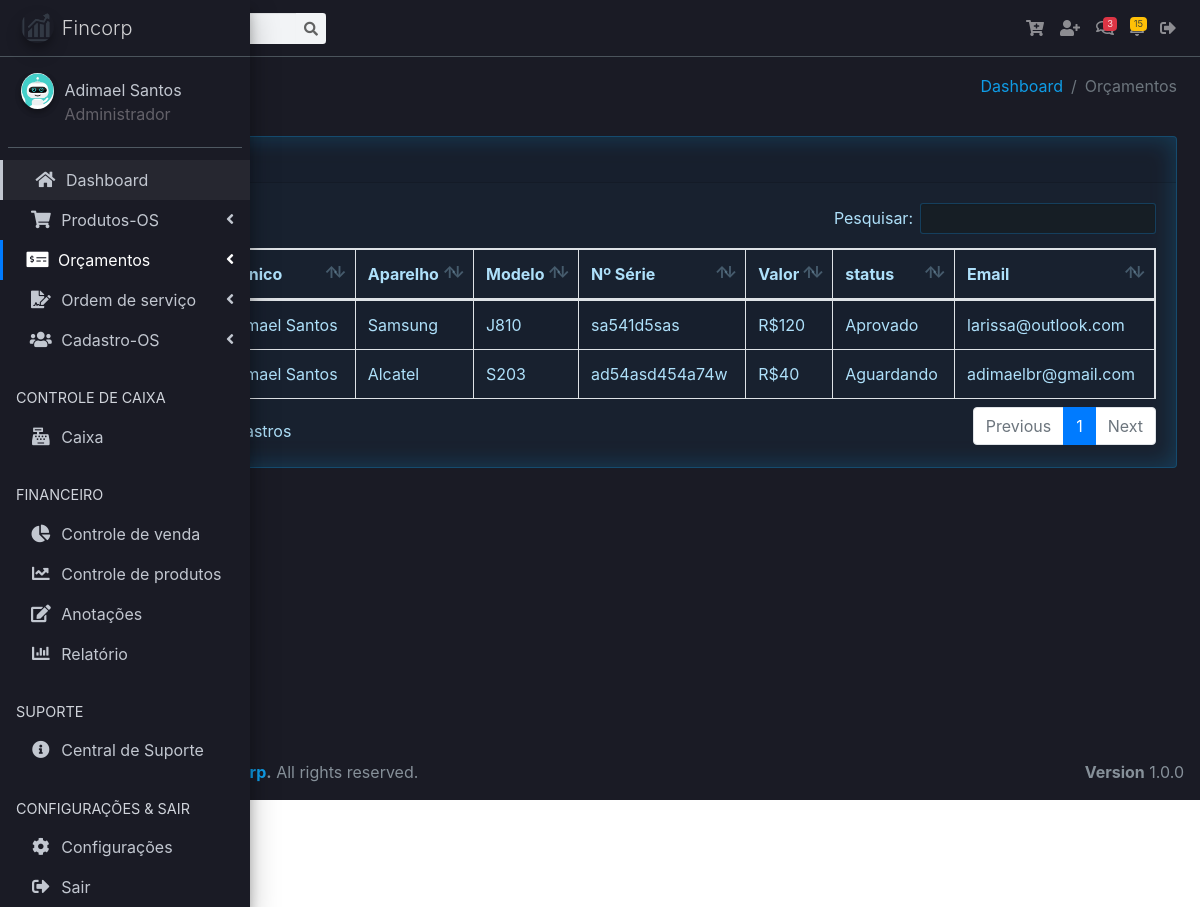
/vv/rel_orcamentos.php (signed in), run on an earlier commit of the app's database.
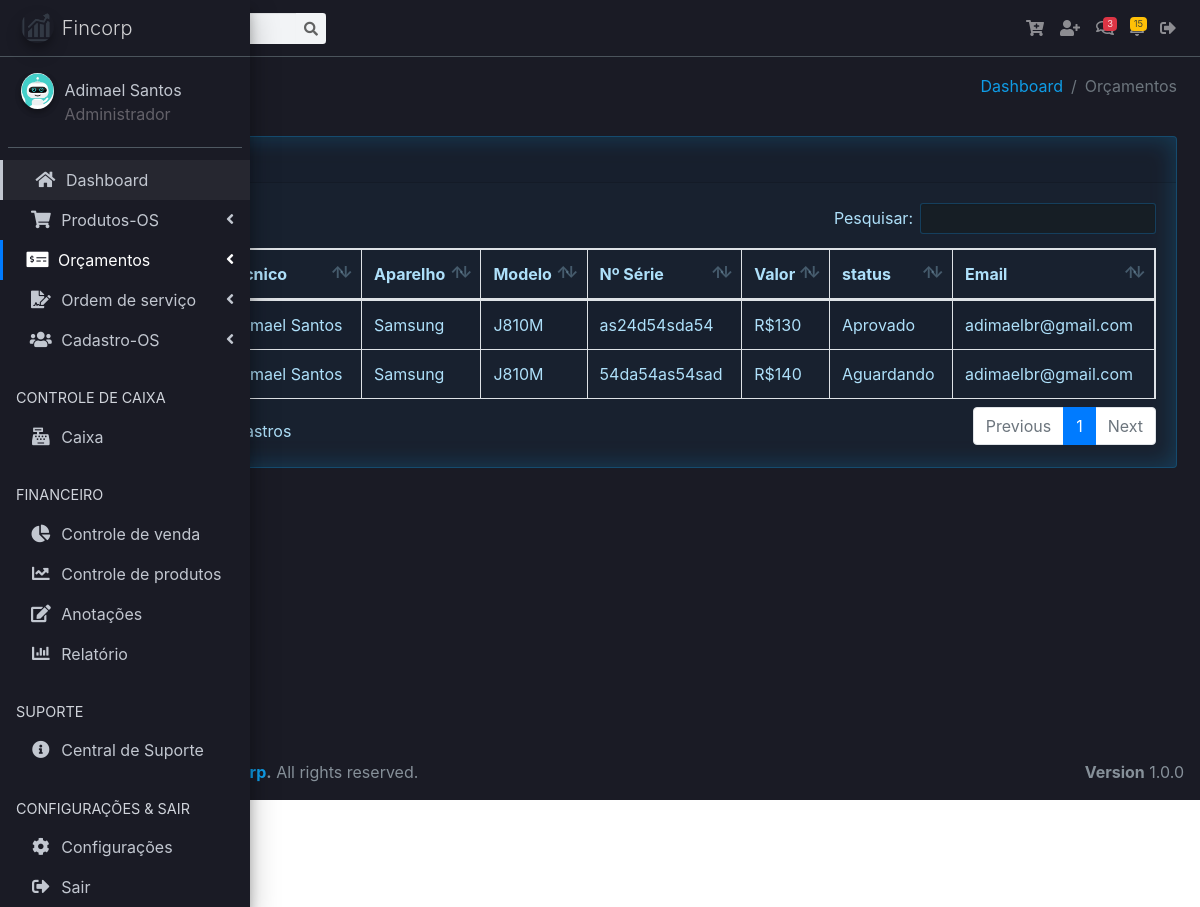
And on a later commit of the database.
### tables this page shows
CREATE TABLE `tb_orcamentos` (
  `id` int(11) NOT NULL,
  `id_user` int(11) NOT NULL,
  `id_cliente` int(11) NOT NULL,
  `tecnico` varchar(32) NOT NULL,
  `aparelho` varchar(32) NOT NULL,
  `serie` varchar(30) DEFAULT NULL,
  `modelo` varchar(32) NOT NULL,
  `defeito` varchar(255) NOT NULL,
  `laudo` varchar(255) DEFAULT NULL,
  `obs` varchar(255) DEFAULT NULL,
  `valor_servico` decimal(10,2) DEFAULT NULL,
  `peca1` varchar(32) DEFAULT NULL,
  `valor_peca1` decimal(10,2) DEFAULT NULL,
  `peca2` varchar(32) DEFAULT NULL,
  `valor_peca2` decimal(10,2) DEFAULT NULL,
  `desconto` decimal(10,2) DEFAULT NULL,
  `total` decimal(10,2) NOT NULL,
  `valor_total` decimal(10,2) DEFAULT NULL,
  `pagamento` varchar(32) DEFAULT NULL,
  `data_abertura` date DEFAULT NULL,
  `data_geracao` date DEFAULT NULL,
  `status` varchar(32) NOT NULL,
  `data_aprovacao` date NOT NULL
);

CREATE TABLE `tb_clientes` (
  `id_cliente` int(11) NOT NULL,
  `id_user` int(11) NOT NULL,
  `nome` varchar(32) NOT NULL,
  `cpf` varchar(20) NOT NULL,
  `endereco` varchar(128) NOT NULL,
  `cidade` varchar(45) NOT NULL,
  `estado` varchar(20) NOT NULL,
  `cep` varchar(20) NOT NULL,
  `telefone` varchar(45) NOT NULL,
  `email` varchar(100) DEFAULT NULL,
  `dt_registro` timestamp NOT NULL DEFAULT current_timestamp()
);

### vv/rel_orcamentos.php (the view, shortened to what this page needs)
<?php
require_once("header.php");
?>
<body class="hold-transition sidebar-mini">
<div class="wrapper">
  <nav class="main-header navbar navbar-expand navbar-dark navbar-light">
    <ul class="navbar-nav">
      <li class="nav-item">
        <a class="nav-link" data-widget="pushmenu" href="#" role="button"><i class="fas fa-bars"></i></a>
      </li>
    </ul>
    <form class="form-inline ml-3">
      <div class="input-group input-group-sm">
        <div class="input-group-append">
          <button name="buttonPesquisar" class="btn btn-navbar" type="submit">
            <i class="fas fa-search"></i>
          </button>
        </div>
      </div>
    </form>
    <ul class="navbar-nav ml-auto">
      <li class="nav-item dropdown">
        <a class="nav-link" href="#" title="Add Produtos" data-toggle="modal"
        data-target=".bd-example-modal-lg-produto">
          <i class="fas fa-cart-plus"></i>
        </a>
      </li>
      <li class="nav-item dropdown">
        <a class="nav-link" href="#" title="Add cliente" data-toggle="modal"
        data-target=".bd-example-modal-lg">
          <i class="fas fa-user-plus"></i>
        </a>
      </li>
      <li class="nav-item dropdown">
        <a class="nav-link" data-toggle="dropdown" href="#">
          <span class="badge badge-danger navbar-badge">3</span>
        </a>
      </li>
      <li class="nav-item dropdown">
        <a class="nav-link" data-toggle="dropdown" href="#">
          <span class="badge badge-warning navbar-badge">15</span>
        </a>
      </li>
      <li class="nav-item dropdown">
        <a class="nav-link" href="../logout.php" title="Sair">
          <i class="fas fa-sign-out-alt"></i>
        </a>
      </li>
    </ul>
  </nav>
  <aside class="main-sidebar sidebar-dark-primary elevation-4">
    <a href="dashboard.php" class="brand-link">
      <img src="../assets/dist/img/crm.png"
           alt="AdminLTE Logo"
           class="brand-image img-circle elevation-3"
           style="opacity: .8">
      <span class="brand-text font-weight-light">Fincorp</span>
    </a>
    <div class="sidebar">
      <div class="user-panel mt-3 pb-3 mb-3 d-flex">
        <div class="image">
          <img src="../assets/images/avatars/<?=$_SESSION['foto_user'];?>" class="img-circle elevation-2" alt="User Image">
        </div>
        <div class="info">
          <a href="#" class="d-block"><?php echo $_SESSION['nome_user']; ?></a>
          <span class="access_level"><?php echo $_SESSION['access_level']; ?></span>
        </div>
      </div>
      <nav class="mt-2">
        <ul class="nav nav-pills nav-sidebar nav-child-indent nav-flat nav-legacy flex-column" data-widget="treeview" role="menu" data-accordion="false">
          <li class="nav-item has-treeview menu-open">
            <ul class="nav nav-treeview">
              <li class="nav-item">
                <a href="dashboard.php" class="nav-link">
                  <i class="fas fa-home nav-icon"></i>
                  <p>Dashboard</p>
                </a>
              </li>
            </ul>
          </li>
          <li class="nav-item has-treeview">
            <a href="#" class="nav-link">
              <i class="nav-icon fas fa-shopping-cart"></i>
              <p>
                Produtos-OS
                <i class="right fas fa-angle-left"></i>
              </p>
            </a>
          </li>
          <li class="nav-item has-treeview">
            <a href="#" class="nav-link active">
              <i class="nav-icon fas fa-money-check-alt"></i>
              <p>
                Orçamentos
                <i class="fas fa-angle-left right"></i>
              </p>
            </a>
          </li>
          <li class="nav-item has-treeview">
            <a href="#" class="nav-link">
              <i class="nav-icon fas fa-file-signature"></i>
              <p>
                Ordem de serviço
                <i class="fas fa-angle-left right"></i>
              </p>
            </a>
          </li>
          <li class="nav-item has-treeview">
            <a href="#" class="nav-link">
              <i class="nav-icon fas fa-users"></i>
              <p>
                Cadastro-OS
                <i class="fas fa-angle-left right"></i>
              </p>
            </a>
          </li>
          <li class="nav-header">CONTROLE DE CAIXA</li>
          <li class="nav-item">
            <a href="https://adminlte.io/docs/3.0" class="nav-link">
              <i class="nav-icon fas fa-cash-register"></i>
              <p>Caixa</p>
            </a>
          </li>
          <li class="nav-header">FINANCEIRO</li>
          <li class="nav-item">
            <a href="#" class="nav-link">
              <i class="nav-icon fas fa-chart-pie"></i>
              <p>Controle de venda</p>
            </a>
          </li>
          <li class="nav-item">
            <a href="#" class="nav-link">
              <i class="nav-icon fas fa-chart-line"></i>
              <p>Controle de produtos</p>
            </a>
          </li>
          <li class="nav-item">
            <a href="#" class="nav-link">
              <i class="nav-icon fas fa-edit"></i>
              <p>Anotações</p>
            </a>
          </li>
          <li class="nav-item">
            <a href="#" class="nav-link">
              <i class="nav-icon fas fa-chart-bar"></i>
              <p>Relatório</p>
            </a>
          </li>
          <li class="nav-header">SUPORTE</li>
          <li class="nav-item">
            <a href="#" class="nav-link">
              <i class="nav-icon fas fa-info-circle"></i>
              <p>Central de Suporte</p>
            </a>
          </li>
          <li class="nav-header">CONFIGURAÇÕES & SAIR</li>
          <li class="nav-item">
            <a href="#" class="nav-link">
              <i class="nav-icon fas fa-cog"></i>
              <p>Configurações</p>
            </a>
          </li>
          <li class="nav-item">
            <a href="../logout.php" class="nav-link">
              <i class="nav-icon fas fa-sign-out-alt"></i>
              <p>Sair</p>
            </a>
          </li>
        </ul>
      </nav>
    </div>
  </aside>
  <div class="content-wrapper">
    <section class="content-header">
      <div class="container-fluid">
        <div class="row mb-2">
          <div class="col-sm-6">
          </div>
          <div class="col-sm-6">
            <ol class="breadcrumb float-sm-right">
              <li class="breadcrumb-item"><a href="#">Dashboard</a></li>
              <li class="breadcrumb-item active">Orçamentos</li>
            </ol>
          </div>
        </div>
      </div>
    </section>
<section class="content">
<div class="container-fluid">
<div class="row">
<div class="col-12">
<div class="card">
<div class="card-header">
<h3 class="card-title">Relatório de Orçamentos</h3>
</div>
<div class="card-body">
<?php
if(isset($_GET['buttonPesquisar']) and $_GET['txtpesquisar'] != ''){
    $nome = $_GET['txtpesquisar'] . '%';
    $query = "select * from tb_clientes where id_user = $_SESSION[id_user]  order by nome asc";
}else if(isset($_GET['buttonPesquisarCPF']) and $_GET['txtpesquisarcpf'] != ''){
    $nome = $_GET['txtpesquisarcpf'];
    $query = "select * from tb_clientes where cpf = '$nome'  order by nome asc";
}
else{
$query = "select tb_orcamentos.*, tb_clientes.* from tb_orcamentos join tb_clientes where tb_orcamentos.id_cliente = tb_clientes.id_cliente AND status != 'Aberto' order by nome ASC";
}
    $result = mysqli_query($conn, $query);
    $row = mysqli_num_rows($result);
if($row == ''){
    echo "<h3> Não existem dados cadastrados no banco </h3>";
}else{
?>
<table id="example1" class="table table-bordered table-striped">
  <thead>
  <tr>
    <th>id</th>
    <th>Cliente</th>
    <th>Técnico</th>
    <th>Aparelho</th>
    <th>Modelo</th>
    <th>Nº Série</th>
    <th>Valor</th>
    <th>status</th>
    <th>Email</th>
  </tr>
  </thead>
  <tbody>
  <?php
    while($res_1 = mysqli_fetch_array($result)){
        $id = $res_1["id"];
        $cliente = $res_1["nome"];
        $tecnico = $res_1["tecnico"];
        $aparelho = $res_1["aparelho"];
        $modelo = $res_1["modelo"];
        $serie = $res_1["serie"];
        $valor_total = $res_1["valor_total"] - $res_1["desconto"];
        $status = $res_1["status"];
        $email = $res_1["email"];
    ?>
  <tr>
    <td><?php echo $id; ?></td>
    <td><?php echo $cliente; ?></td>
    <td><?php echo $tecnico; ?></td>
    <td><?php echo $aparelho; ?></td>
    <td><?php echo $modelo; ?></td>
    <td><?php echo $serie; ?></td>
    <td>R$<?php echo $valor_total; ?></td>
    <td><?php echo $status; ?></td>
    <td><?php echo $email; ?></td>
  </tr>
  <?php
        }
    ?>
  </tbody>
</table>
<?php
        }
    ?>
</div>
</div>
</div>
</div>
</div>
</section>
</div>
<?php
require_once("footer.php");
?>
</div>
</body>
</html>

### vv/header.php (shortened to what this page needs)
<!DOCTYPE html>
<html lang="pt-br">
<head>
  <link rel="stylesheet" href="../assets/plugins/sweetalert2-theme-bootstrap-4/bootstrap-4.min.css">
  <link rel="stylesheet" href="../assets/plugins/toastr/toastr.min.css">
  <link rel="stylesheet" href="../assets/plugins/fontawesome-free/css/all.min.css">
  <link rel="stylesheet" href="https://code.ionicframework.com/ionicons/2.0.1/css/ionicons.min.css">
  <link rel="stylesheet" href="../assets/plugins/tempusdominus-bootstrap-4/css/tempusdominus-bootstrap-4.min.css">
  <link rel="stylesheet" href="../assets/plugins/icheck-bootstrap/icheck-bootstrap.min.css">
  <link rel="stylesheet" href="../assets/plugins/jqvmap/jqvmap.min.css">
  <link rel="stylesheet" href="../assets/dist/css/adminlte.min.css">
  <link rel="stylesheet" href="../assets/plugins/overlayScrollbars/css/OverlayScrollbars.min.css">
  <link rel="stylesheet" href="../assets/plugins/daterangepicker/daterangepicker.css">
  <link rel="stylesheet" href="../assets/plugins/summernote/summernote-bs4.css">
  <link rel="stylesheet" href="../assets/plugins/select2/css/select2.css">
  <link rel="stylesheet" href="../assets/plugins/select2-bootstrap4-theme/select2-bootstrap4.min.css">
  <link rel="stylesheet" href="../assets/plugins/fontawesome-free/css/all.min.css">
  <link rel="stylesheet" href="https://code.ionicframework.com/ionicons/2.0.1/css/ionicons.min.css">
  <link rel="stylesheet" href="../assets/plugins/datatables-bs4/css/dataTables.bootstrap4.min.css">
  <link rel="stylesheet" href="../assets/plugins/datatables-responsive/css/responsive.bootstrap4.min.css">
  <link rel="stylesheet" href="../assets/dist/css/adminlte.min.css">
  <link rel="stylesheet" href="../assets/css/iot-theme-bundle.css">
  <link rel="stylesheet" href="../assets/css/scrollbar.css">
</head>

### vv/footer.php (shortened to what this page needs)
<footer class="main-footer">
    <strong>Copyright &copy; 2020-2021 <a href="javascript:void(0);">Fincorp</a>.</strong>
    All rights reserved.
    <div class="float-right d-none d-sm-inline-block">
      <b>Version</b> 1.0.0
    </div>
  </footer>

What changed in the data, as far as the page shows it:
removed tb_orcamentos: tecnico "Adimael Santos", aparelho "Samsung", modelo "J810", serie "sa541d5sas", valor_total "120", status "Aprovado", id_cliente.email "larissa@outlook.com"
removed tb_orcamentos: tecnico "Adimael Santos", aparelho "Alcatel", modelo "S203", serie "ad54asd454a74w", valor_total "40", status "Aguardando", id_cliente.email "adimaelbr@gmail.com"
added tb_orcamentos: tecnico "Adimael Santos", aparelho "Samsung", modelo "J810M", serie "as24d54sda54", valor_total "130", status "Aprovado", id_cliente.email "adimaelbr@gmail.com"
added tb_orcamentos: tecnico "Adimael Santos", aparelho "Samsung", modelo "J810M", serie "54da54as54sad", valor_total "140", status "Aguardando", id_cliente.email "adimaelbr@gmail.com"
